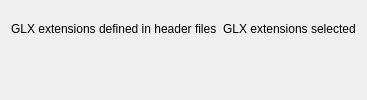
      <widget class="QWidget" name="m_pageglx">
       <attribute name="title">
        <string>GLX Extensions</string>
       </attribute>
       <layout class="QGridLayout">
        <item row="0" column="0">
         <layout class="QGridLayout">
          <item row="1" column="1">
           <widget class="CExtensionListBox" name="m_listglxselected">
            <property name="font">
             <font>
              <family>Monospace</family>
             </font>
            </property>
            <property name="acceptDrops">
             <bool>true</bool>
            </property>
            <property name="selectionMode">
             <enum>Q3ListBox::Extended</enum>
            </property>
           </widget>
          </item>
          <item row="1" column="0">
           <widget class="CExtensionListBox" name="m_listglxavailable">
            <property name="font">
             <font>
              <family>Monospace</family>
             </font>
            </property>
            <property name="acceptDrops">
             <bool>true</bool>
            </property>
            <property name="selectionMode">
             <enum>Q3ListBox::Extended</enum>
            </property>
           </widget>
          </item>
          <item row="0" column="0">
           <widget class="QLabel" name="m_textlabelavailableglx">
            <property name="acceptDrops">
             <bool>false</bool>
            </property>
            <property name="text">
             <string>GLX extensions defined in header files</string>
            </property>
            <property name="wordWrap">
             <bool>false</bool>
            </property>
           </widget>
          </item>
          <item row="0" column="1">
           <widget class="QLabel" name="m_textlabelselectedglx">
            <property name="text">
             <string>GLX extensions selected</string>
            </property>
            <property name="wordWrap">
             <bool>false</bool>
            </property>
           </widget>
          </item>
         </layout>
        </item>
       </layout>
      </widget>
